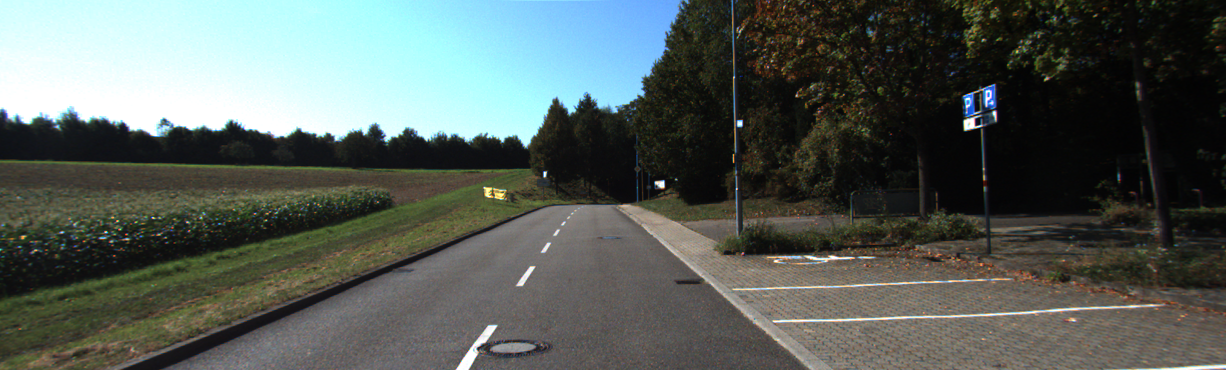
#> input picture zadatci1/kamera1.png, 1226 x 370 px
$ python opencv-zad8.py
#> lines starting #> are read from the running program, lines starting #| are printed output that depends on the picture; after the words box and inside, x2 and y2 are one past the last pixel; in counts of white or black regions, pixels touching at a corner belong together
'''
Učitajte sliku “kamera1.png”, te detektirajte rubove pomoću Canny detektora rubova. Koje su
razlike u odnosu na sliku iz prethodnog zadatka u kojem smo koristili Sobel operator?
'''

import cv2

img = cv2.imread('kamera1.png')
#> img is the input picture: shape (370, 1226, 3); mean B, G, R 88.8, 93.7, 85.8
gray = cv2.cvtColor(img, cv2.COLOR_BGR2GRAY)
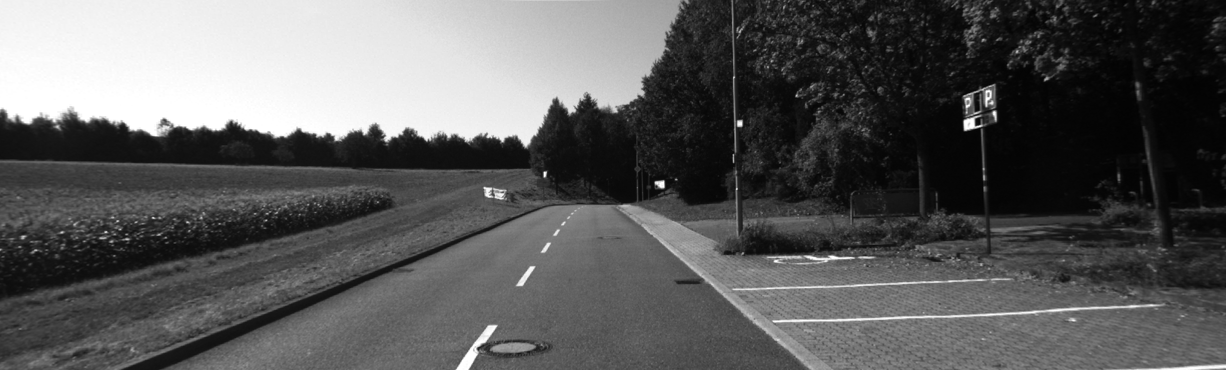
#> gray: shape (370, 1226); min 2, max 255, mean 90.8

canny = cv2.Canny(gray, 150, 220)
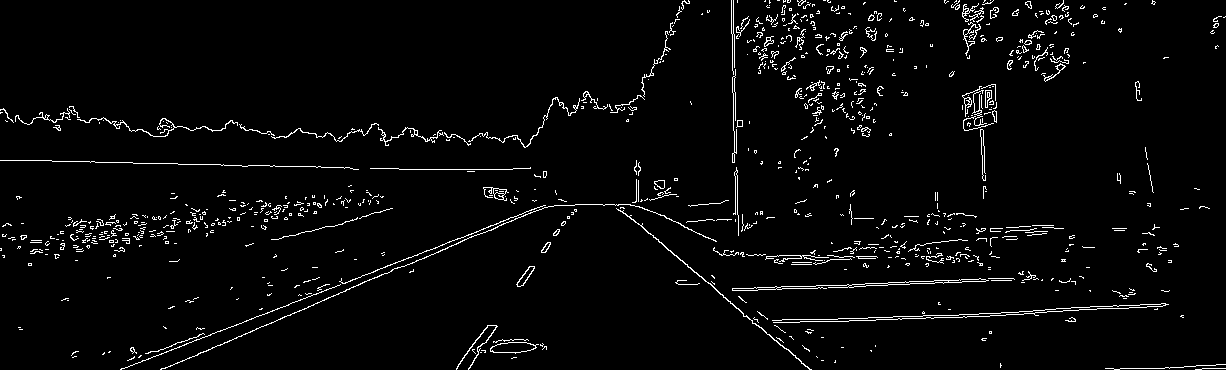
#> canny: shape (370, 1226); 3.2% white in thin lines or dots

cv2.imshow('Original', img)
cv2.imshow('Canny', canny)

cv2.waitKey(0)
cv2.destroyAllWindows()

$ run again, with zadatci1/kamera4.png copied over zadatci1/kamera1.png
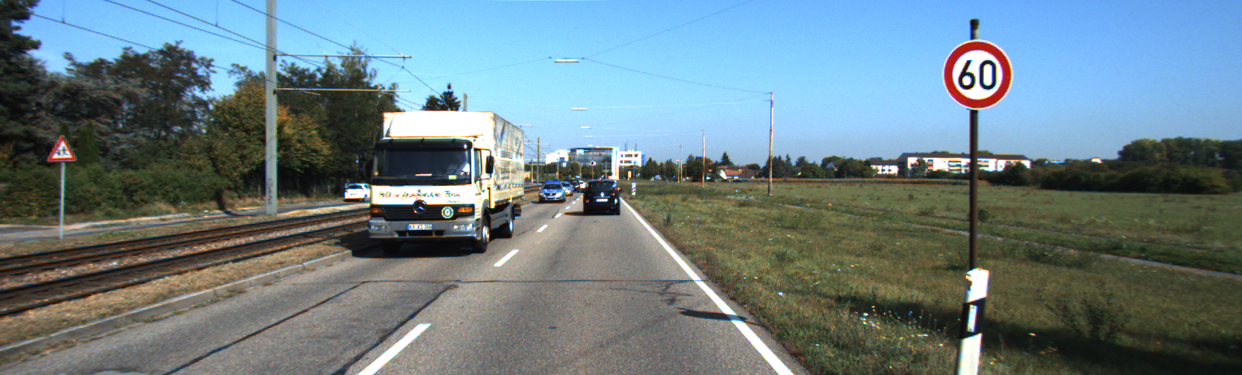
#> input picture zadatci1/kamera4.png, 1242 x 375 px
#> img is the input picture: shape (375, 1242, 3); mean B, G, R 132.6, 126.8, 107.7
#> `gray = cv2.cvtColor(img, cv2.COLOR_BGR2GRAY)`:
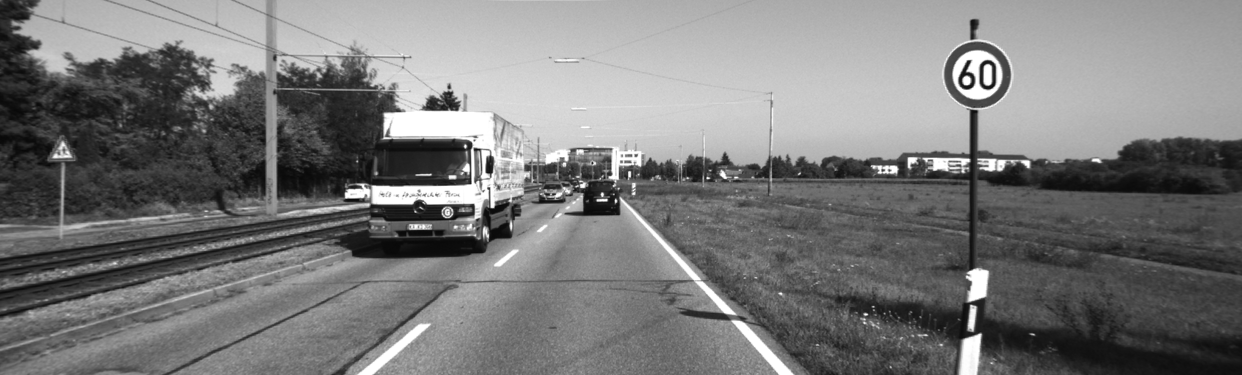
#> gray: shape (375, 1242); min 8, max 255, mean 121.7
#> `canny = cv2.Canny(gray, 150, 220)`:
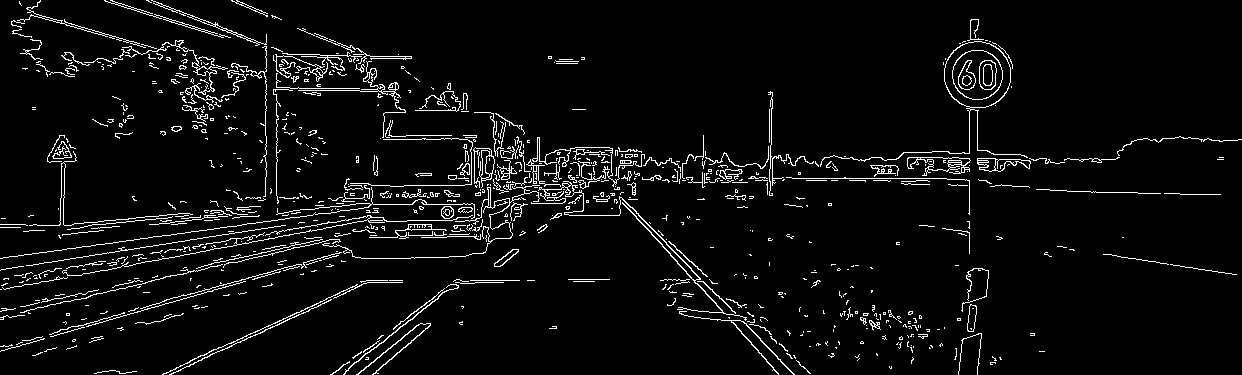
#> canny: shape (375, 1242); 4.9% white in thin lines or dots

$ run again, with zadatci1/kamera2.jpg saved as zadatci1/kamera1.png
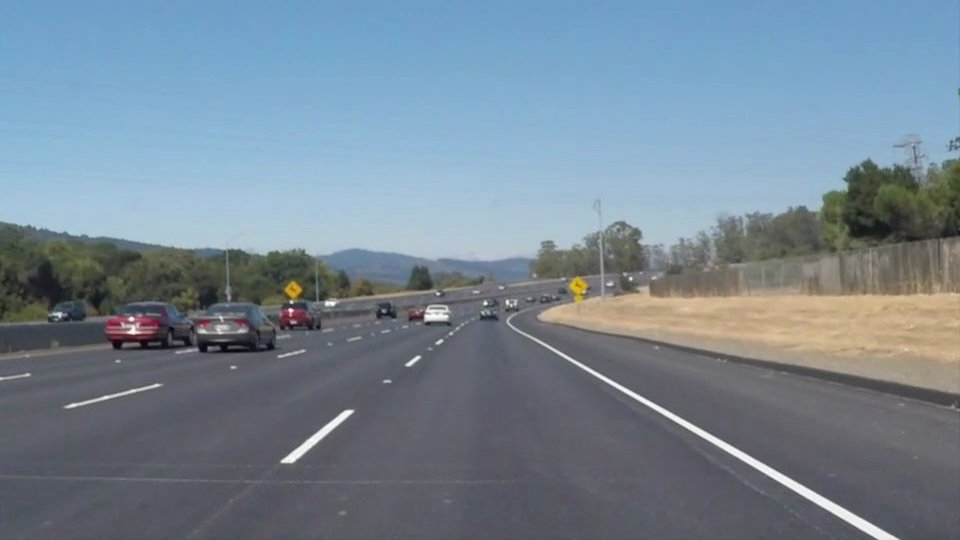
#> input picture zadatci1/kamera2.jpg, 960 x 540 px
#> img is the input picture: shape (540, 960, 3); mean B, G, R 148.1, 134.5, 118.5
#> `gray = cv2.cvtColor(img, cv2.COLOR_BGR2GRAY)`:
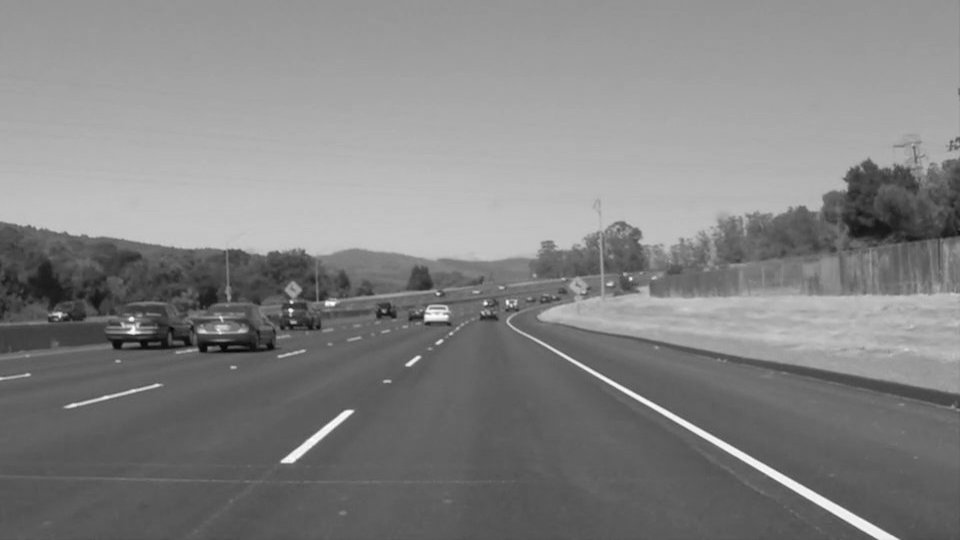
#> gray: shape (540, 960); min 5, max 255, mean 131.2
#> `canny = cv2.Canny(gray, 150, 220)`:
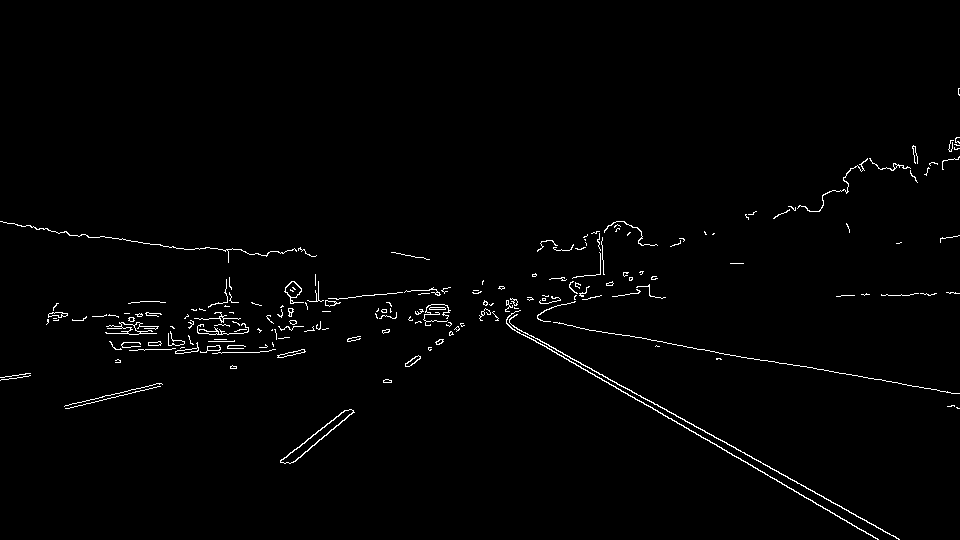
#> canny: shape (540, 960); 1.3% white in thin lines or dots, all inside (x1, y1, x2, y2) = (0, 88, 960, 540)

$ run again, with zadatci1/kamera2_1.jpg saved as zadatci1/kamera1.png
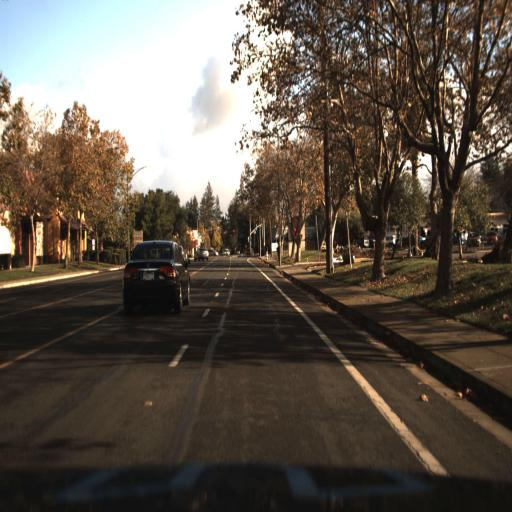
#> input picture zadatci1/kamera2_1.jpg, 512 x 512 px
#> img is the input picture: shape (512, 512, 3); mean B, G, R 75.5, 86, 95.1
#> `gray = cv2.cvtColor(img, cv2.COLOR_BGR2GRAY)`:
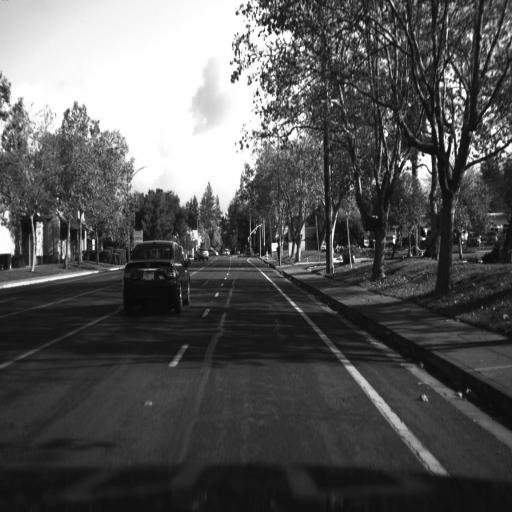
#> gray: shape (512, 512); min 1, max 255, mean 87.5
#> `canny = cv2.Canny(gray, 150, 220)`:
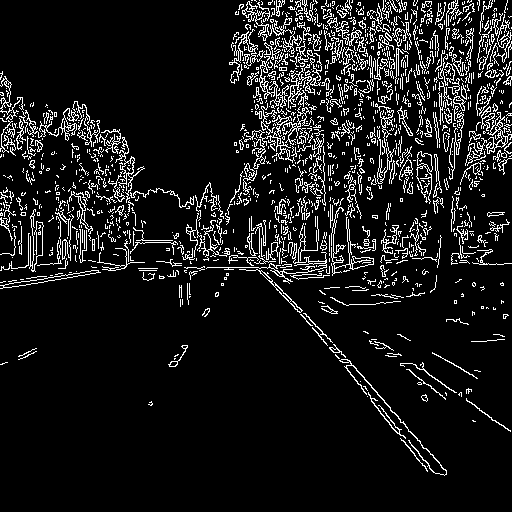
#> canny: shape (512, 512); 9.7% white in thin lines or dots
